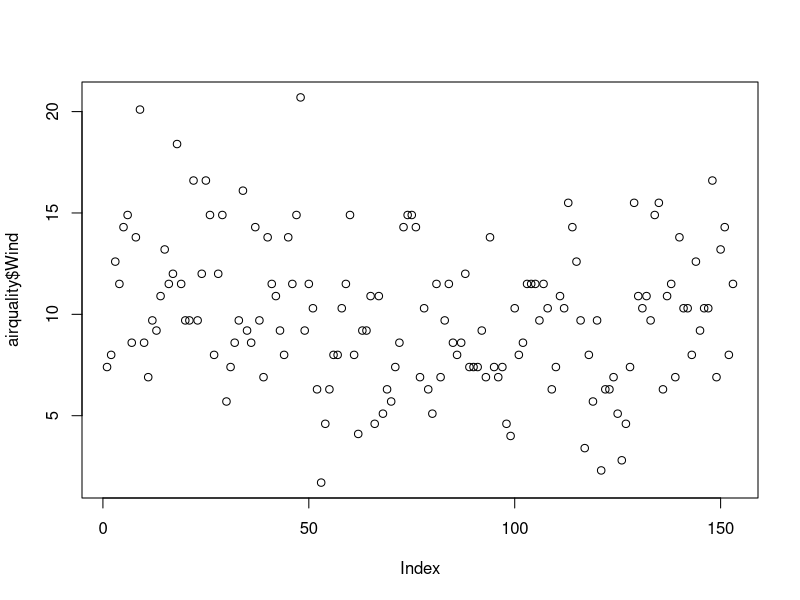
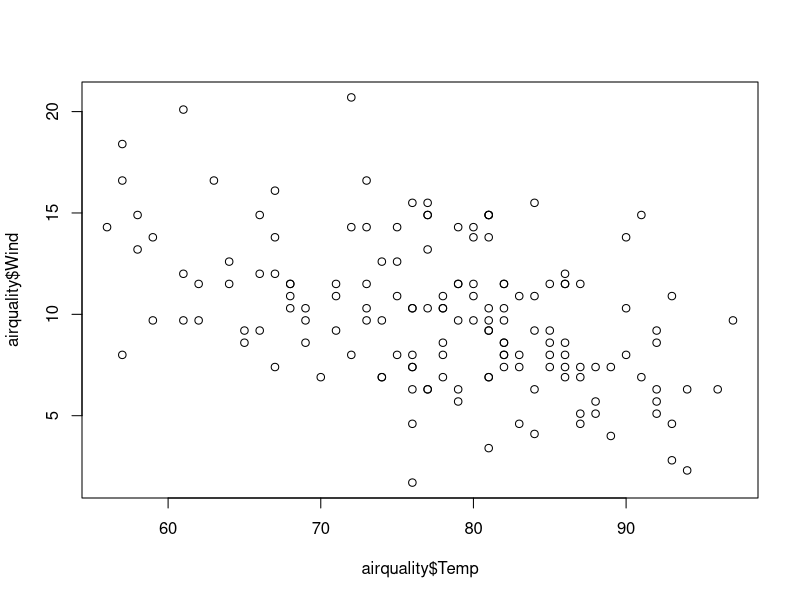
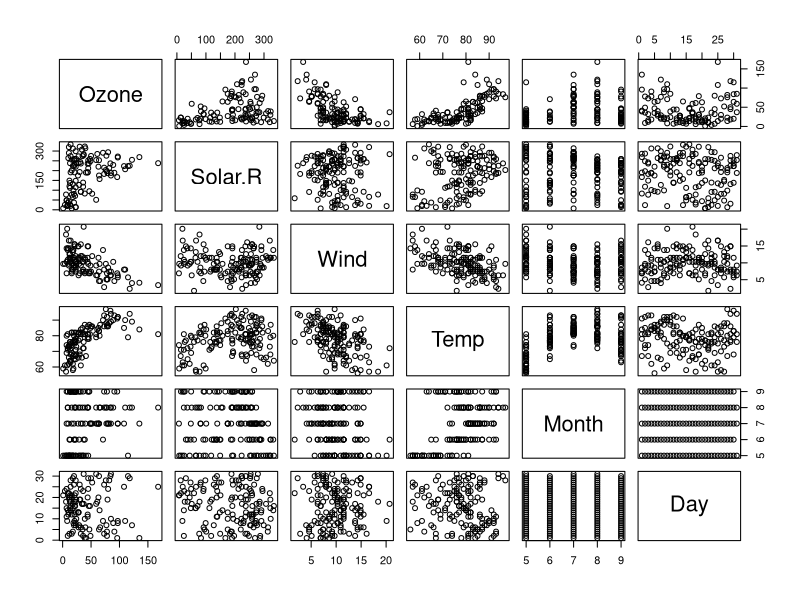
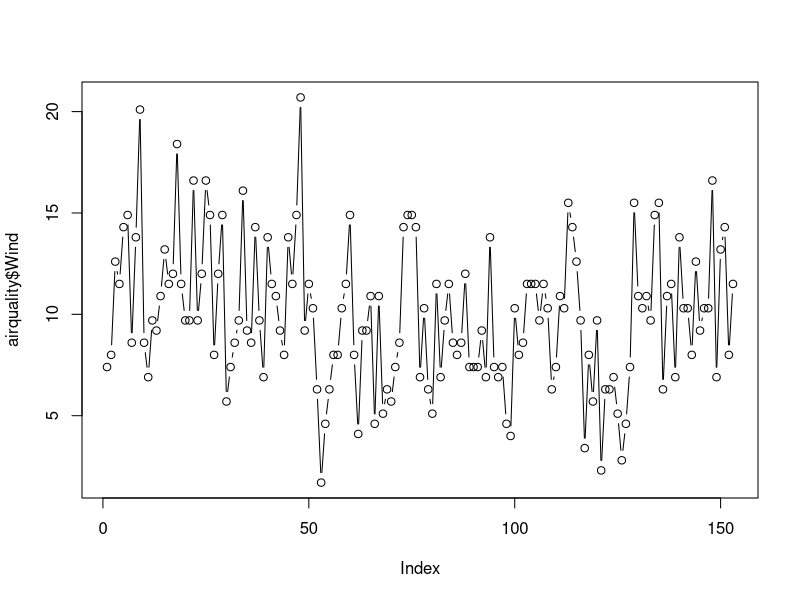
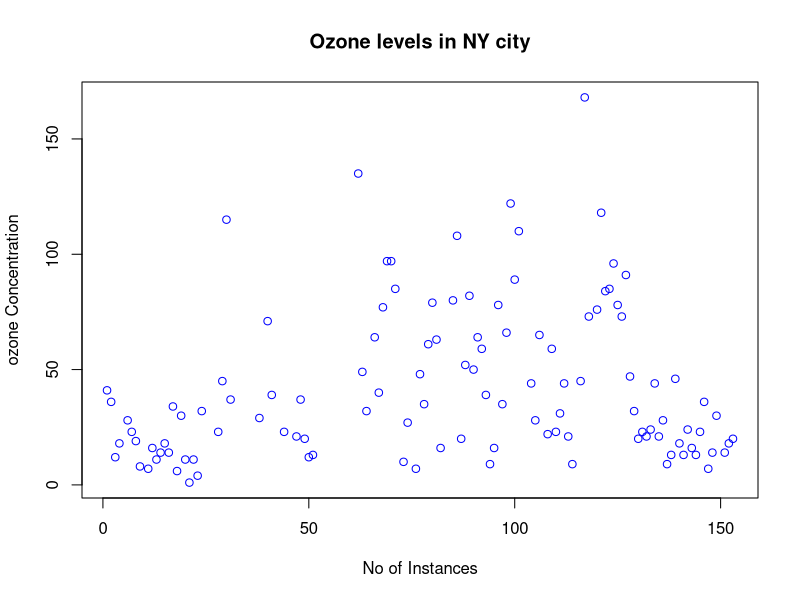
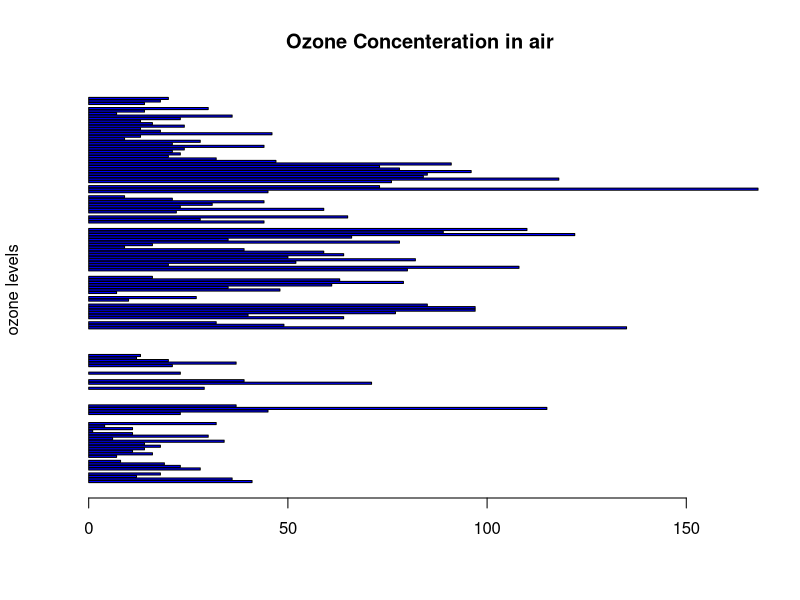
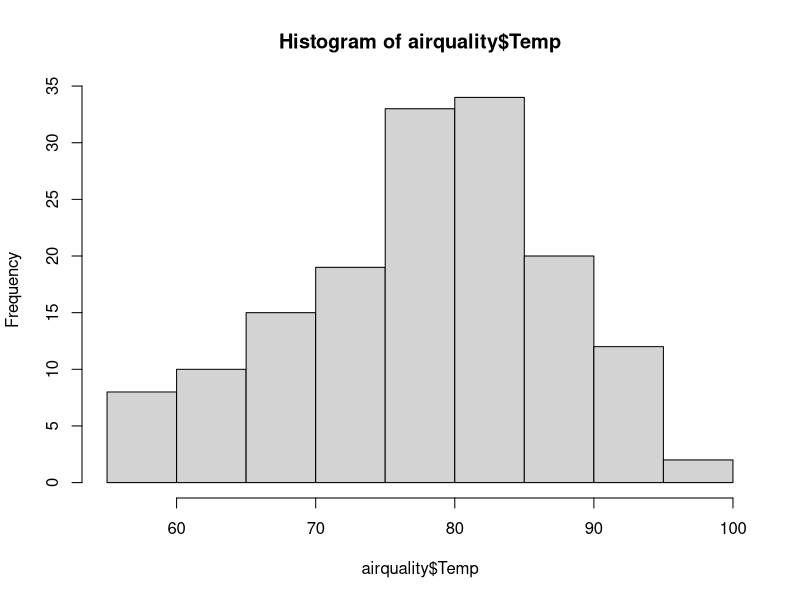
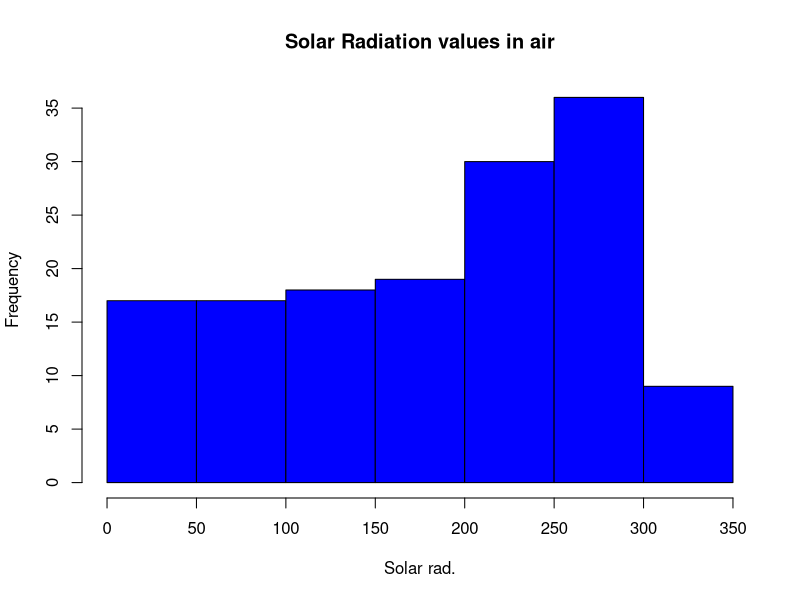

Here is the R script that generated these plots, in order:
airquality <- datasets::airquality

####Top 10 rows and last 10 rows
head(airquality,10)
tail(airquality,10)

######Columns

airquality[,c(1,2)]
df<-airquality[,-6]

summary(airquality[,1])

summary(airquality)

airquality$Temp

###########Summary of the data#########
summary(airquality$Temp)
summary(airquality)
summary(airquality$Wind)

#####################
plot(airquality$Wind)
plot(airquality$Temp,airquality$Wind,type="p")
plot(airquality)
# points and lines 
plot(airquality$Wind, type= "b") # p: points, l: lines,b: both
plot(airquality$Ozone, ylab = 'ozone Concentration', 
     xlab = 'No of Instances', main = 'Ozone levels in NY city',
     col = 'blue')
# Horizontal bar plot
barplot(airquality$Ozone, main = 'Ozone Concenteration in air',
        ylab = 'ozone levels', col= 'blue',horiz = T,axes=T)
#Histogram
hist(airquality$Temp)
hist(airquality$Solar.R, 
     main = 'Solar Radiation values in air',
     xlab = 'Solar rad.', col='blue')

#Single box plot
boxplot(airquality$Temp,main="Temp_Boxplot")
# Multiple box plots
boxplot(airquality,main='Multiple')
#margin of the grid(mar), 
#no of rows and columns(mfrow), 
#whether a border is to be included(bty) 
#and position of the 
#labels(las: 1 for horizontal, las: 0 for vertical)
#bty - box around the plot
par(mfrow=c(3,3),mar=c(2,5,2,1),  las=0, bty="o")

plot(airquality$Ozone)
plot(airquality$Ozone, airquality$Wind)
plot(airquality$Ozone, type= "l")
plot(airquality$Ozone, type= "l")
plot(airquality$Ozone, type= "l")
barplot(airquality$Ozone, main = 'Ozone Concenteration in air',
        xlab = 'ozone levels', col='green',horiz = TRUE)
hist(airquality$Solar.R)
boxplot(airquality$Solar.R)
boxplot(airquality[,0:4], main='Multiple Box plots')
